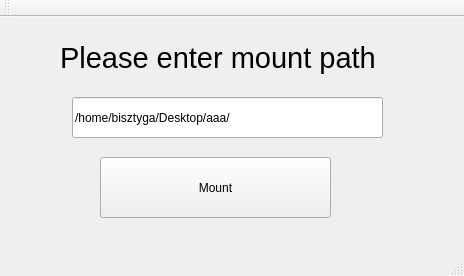
<?xml version="1.0" encoding="UTF-8"?>
<ui version="4.0">
 <class>MainWindow</class>
 <widget class="QMainWindow" name="MainWindow">
  <property name="geometry">
   <rect>
    <x>0</x>
    <y>0</y>
    <width>464</width>
    <height>276</height>
   </rect>
  </property>
  <property name="windowTitle">
   <string>MainWindow</string>
  </property>
  <widget class="QWidget" name="centralWidget">
   <widget class="QPushButton" name="pushButton">
    <property name="geometry">
     <rect>
      <x>100</x>
      <y>140</y>
      <width>231</width>
      <height>61</height>
     </rect>
    </property>
    <property name="text">
     <string>Mount</string>
    </property>
   </widget>
   <widget class="QLabel" name="label">
    <property name="geometry">
     <rect>
      <x>60</x>
      <y>10</y>
      <width>391</width>
      <height>61</height>
     </rect>
    </property>
    <property name="font">
     <font>
      <pointsize>22</pointsize>
      <italic>false</italic>
     </font>
    </property>
    <property name="text">
     <string>Please enter mount path</string>
    </property>
    <property name="textFormat">
     <enum>Qt::AutoText</enum>
    </property>
    <property name="scaledContents">
     <bool>true</bool>
    </property>
    <property name="openExternalLinks">
     <bool>false</bool>
    </property>
   </widget>
   <widget class="QLineEdit" name="lineEdit">
    <property name="geometry">
     <rect>
      <x>72</x>
      <y>80</y>
      <width>311</width>
      <height>41</height>
     </rect>
    </property>
    <property name="text">
     <string>/home/bisztyga/Desktop/aaa/</string>
    </property>
   </widget>
  </widget>
  <widget class="QMenuBar" name="menuBar">
   <property name="geometry">
    <rect>
     <x>0</x>
     <y>0</y>
     <width>464</width>
     <height>25</height>
    </rect>
   </property>
  </widget>
  <widget class="QToolBar" name="mainToolBar">
   <attribute name="toolBarArea">
    <enum>TopToolBarArea</enum>
   </attribute>
   <attribute name="toolBarBreak">
    <bool>false</bool>
   </attribute>
  </widget>
  <widget class="QStatusBar" name="statusBar"/>
 </widget>
 <layoutdefault spacing="6" margin="11"/>
 <resources/>
 <connections/>
</ui>
